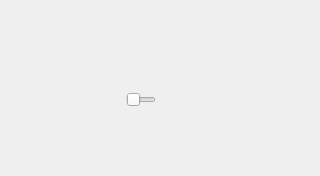
<?xml version="1.0" encoding="UTF-8"?>
<ui version="4.0">
 <class>SliderWidget</class>
 <widget class="QWidget" name="SliderWidget">
  <property name="geometry">
   <rect>
    <x>0</x>
    <y>0</y>
    <width>320</width>
    <height>176</height>
   </rect>
  </property>
  <property name="windowTitle">
   <string>Form</string>
  </property>
  <property name="styleSheet">
   <string notr="true"/>
  </property>
  <widget class="QWidget" name="horizontalLayoutWidget">
   <property name="geometry">
    <rect>
     <x>70</x>
     <y>60</y>
     <width>160</width>
     <height>80</height>
    </rect>
   </property>
   <layout class="QHBoxLayout" name="horizontalLayout">
    <property name="rightMargin">
     <number>20</number>
    </property>
    <item>
     <widget class="QLabel" name="label">
      <property name="maximumSize">
       <size>
        <width>20</width>
        <height>20</height>
       </size>
      </property>
      <property name="text">
       <string/>
      </property>
      <property name="pixmap">
       <pixmap resource="../resources.qrc">:/img/img/sol.png</pixmap>
      </property>
      <property name="scaledContents">
       <bool>true</bool>
      </property>
     </widget>
    </item>
    <item>
     <widget class="QSlider" name="horizontalSlider">
      <property name="sizePolicy">
       <sizepolicy hsizetype="Fixed" vsizetype="Fixed">
        <horstretch>0</horstretch>
        <verstretch>0</verstretch>
       </sizepolicy>
      </property>
      <property name="minimumSize">
       <size>
        <width>30</width>
        <height>30</height>
       </size>
      </property>
      <property name="maximumSize">
       <size>
        <width>30</width>
        <height>30</height>
       </size>
      </property>
      <property name="styleSheet">
       <string notr="true"/>
      </property>
      <property name="maximum">
       <number>1</number>
      </property>
      <property name="orientation">
       <enum>Qt::Horizontal</enum>
      </property>
     </widget>
    </item>
    <item>
     <widget class="QLabel" name="label_2">
      <property name="maximumSize">
       <size>
        <width>18</width>
        <height>18</height>
       </size>
      </property>
      <property name="text">
       <string/>
      </property>
      <property name="pixmap">
       <pixmap resource="../resources.qrc">:/img/img/luna.png</pixmap>
      </property>
      <property name="scaledContents">
       <bool>true</bool>
      </property>
     </widget>
    </item>
   </layout>
  </widget>
 </widget>
 <resources>
  <include location="../resources.qrc"/>
 </resources>
 <connections/>
</ui>
